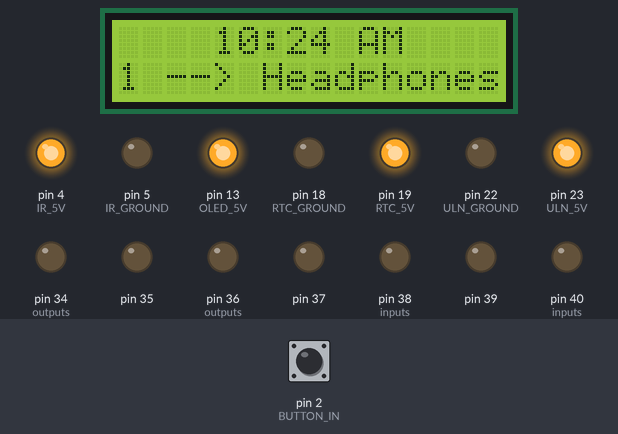
Bench run of a sketch on a simulated Arduino Mega 2560, built with avr-gcc and run on an emulated ATmega2560. On the bench: 16×2 character LCD, output pins drawn as LEDs (lit = HIGH). Inputs (shaded band) come from the test bench; at power-on: pin 2 (BUTTON_IN) LOW. The local clock reads 2024-03-15 10:24:30 at power-on unless the sketch sets it; pins used as bus, display or sensor lines are not drawn; what the sketch prints to the serial monitor is not drawn.

Above: at 1.8 s.
1.9 s: pin 2 (BUTTON_IN) pulled HIGH for 0.15 s
At 3.7 s:
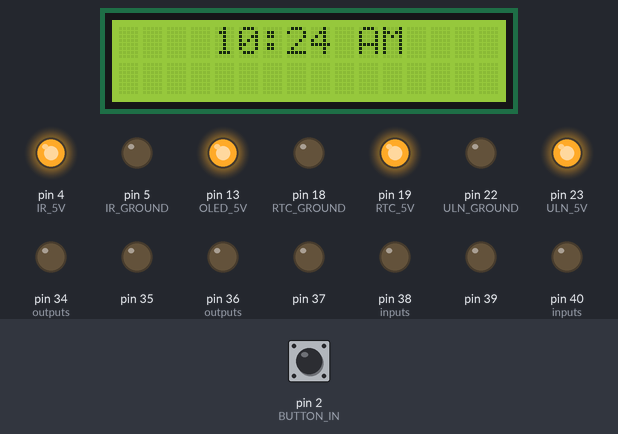
4.2 s: pin 2 (BUTTON_IN) pulled HIGH for 1 s
At 5.6 s:
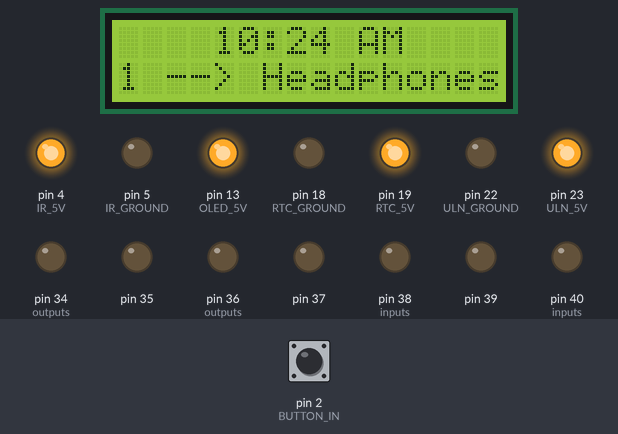
6.7 s: pin 2 (BUTTON_IN) pulled HIGH for 3.2 s
At 30.7 s:
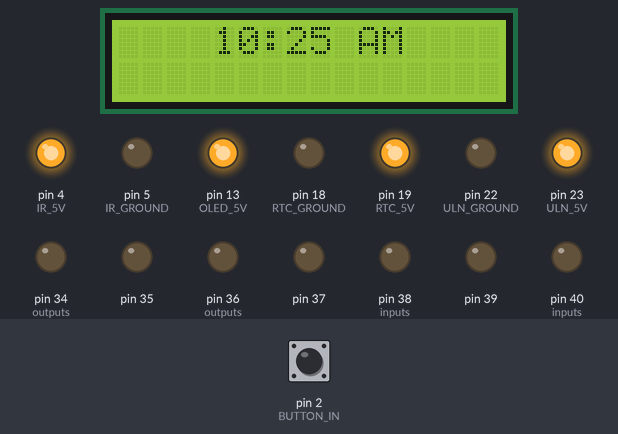
Timing chart, 0 to 31.6 s (numbered marks = the images above; inputs shaded):
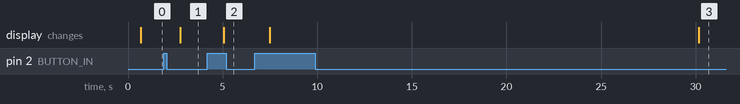

Measured:
- after the input at 1.9 s, the display: changes after 0.85 s (image 1)
- after the input at 4.2 s, the display: changes after 0.85 s (image 2)
- after the input at 6.7 s, the display: first changes after 0.79 s (image 3 shows a later state)

The sketch:

mega_preamp.ino
```cpp
#include "Arduino.h"
#include <Wire.h>
#include <Adafruit_CharacterOLED.h>
#include <IRremote.h>
#include <DS1307RTC.h>
#include <Time.h>

#define USE_LCD 1
#define USE_SERIAL 1

/* Pin counts
 Volume: 1 in, read level from THAT2180
 Power button: 1 in, read. 2 power.
 OLED: 2 power, 7 data
 In select: 8 data
 Out select: 4 data
 IR: 1 in
 RTC: 5 in a row
 Total: 3 in, 4 power, 24 data
 */


/* IO Pins
 No pin numbers can be defined twice in this section!
 */

// --L293D volume control
// --currently the CW and CCW control wires are both green
#define VOL_CW A4
#define VOL_CCW A5
#define VOL_PIN A2 //what is this?

// --IR
#define IR_PIN 3
#define IR_5V 4
#define IR_GROUND 5

// --OLED pins with pin #s
#define OLED_5V 13
// -- OLED Ground goes to a ground pin
#define OLED_RS 6   //4
#define OLED_RW 7   //5
#define OLED_E 8    //6
#define OLED_DB4 9  //11
#define OLED_DB5 10  //12
#define OLED_DB6 11 //13
#define OLED_DB7 12 //14

// --SSR
#define SSR_5V 53 //white wire
#define SSR_GROUND 52 //blue wire

// --RTC pins. Not much choice, we need SCA/SCL
#define RTC_GROUND 18
#define RTC_5V 19

// --power button
// --the button signal goes to any interrupt pin
#define BUTTON_5V A0
#define BUTTON_GROUND A1
#define BUTTON_IN 2

// --the ULN2803A darlington arrays
#define ULN_GROUND 22
#define ULN_5V 23


// --I/O relays
// --The power pins are technically to the darlington arrays, not the relays
#define IO_5V 50
#define IO_GROUND 52

/* end IO pin assignments */

/* *** Relay pin assignments *** */

#define IN_RELAY_1 38
#define IN_RELAY_2 40
#define IN_RELAY_3 44
#define IN_RELAY_4 46

#define OUT_RELAY_1 34
#define OUT_RELAY_2 36

// --define these ports to keep the ULN from drawing too much current
// --(may actually not be needed?)
#define UNUSED_RELAY_1 42
#define UNUSED_RELAY_2 44

/* *** end relay pin assignments *** */

/* Audio IO */
// --Don't forget to define the relays
#define NUM_INPUTS 4
#define NUM_OUTPUTS 2
#define NUM_DUMMIES 2

/* IR - NEC Command Codes */
#define IR_REPEAT 0xFFFFFFFF
#define IR_NONE 0
#define IR_ENTER 0x1CE3B04F
#define IR_MUTE 0x1CE320DF
#define IR_POWER 0x1CE3807F
#define IR_RIGHT 0x1CE352AD
#define IR_LEFT 0x1CE3926D
#define IR_UP 0x1CE3D02F
#define IR_DOWN 0x1CE3F00F
#define IR_MENU 0x1CE350AF
#define IR_BACK 0x1CE322DD
#define IR_EXIT 0x1CE3E01F
#define IR_VOL_DOWN 0x1CE308F7
#define IR_VOL_UP 0x1CE330CF
#define IR_CHANNEL_UP 0x1CE318E7
#define IR_CHANNEL_DOWN 0x1CE338C7

// -- power button input
#define BUTTON_POWER 100

// -- no command
#define NO_COMMAND 0

#define DIR_DOWN -1
#define DIR_UP 1
#define DIR_NONE 0

#define MAX_VOLUME 255
// --how long does the volume pot activate for? in milliseconds
#define VOL_CHANGE_DELAY 250

#define R_SELECT 0
#define R_DESELECT 1

#define M_MUTE 0
#define M_UNMUTE 1
#define M_TOGGLE 2

/* *** CLASS DEFINITIONS *** */

class Relay {
  /* All relays should be wired with consecutive ports.
   The right pin is the reset pin, and should be wired to the first port.
   So: drop the first pin to reset a relay, drop the second pin to set it.

   Note that we don't bother to code the set pin, since it's always reset + 1.

   Physically, the input relays are selected when they're in their reset condition.
   */

public:
  byte pin;
  void toggle(byte dir);
  void mute(byte dir);
  boolean is_mute;
  Relay(byte p);
};

Relay::Relay(byte p) {
  pin = p;
  is_mute = false;
};

void Relay::toggle(byte dir) {
  Serial.print("  * Toggle relay ");
  Serial.print(pin);
  if (dir == R_SELECT) {
    Serial.println(", select.");
    digitalWrite(pin, HIGH);
    delay(3);
    digitalWrite(pin, LOW);
  }
  else {
    Serial.println(", deselect.");
    digitalWrite(pin+1, HIGH);
    delay(3);
    digitalWrite(pin+1, LOW);
  }
};

void Relay::mute(byte dir) {
  byte new_mute;
  switch(dir) {
  case M_TOGGLE:
    new_mute = !is_mute;
    break;
  case M_MUTE:
    new_mute = true;
    break;
  case M_UNMUTE:
    new_mute = false;
    break;
  }
  if (new_mute) {
        Serial.println("Muting.");
        toggle(R_DESELECT);
        is_mute = true;
  }
  else {
        Serial.println("Unmuting.");
        toggle(R_SELECT);
        is_mute = false;
  }

}


/* *** Global objects *** */

IRrecv ir_receiver(IR_PIN);
decode_results ir_command;

Adafruit_CharacterOLED lcd(OLED_V2, OLED_RS, OLED_RW, OLED_E, OLED_DB4, OLED_DB5, OLED_DB6, OLED_DB7);

byte input = 0;
byte output = 0;
byte volume;
long last_command = 0;
boolean amp_on = true;
volatile boolean button_command = false;

// --This is global so we can change it in the volume function or the loop.
byte volume_pin;
boolean alps_is_on = false;
boolean turn_alps_off = true;

// --Note that the relays are all initialized when they're defined
Relay inputs[NUM_INPUTS] = {
  Relay(IN_RELAY_1),
  Relay(IN_RELAY_2),
  Relay(IN_RELAY_3),
  Relay(IN_RELAY_4)
  };

Relay outputs[NUM_OUTPUTS] = {
  Relay(OUT_RELAY_1),
  Relay(OUT_RELAY_2)
  };

Relay dummy_relays[NUM_DUMMIES] = {
  Relay(UNUSED_RELAY_1),
  Relay(UNUSED_RELAY_2)
  };

void setup() {
    Wire.begin();
    Serial.begin(9600);
    Serial.println("Serial started.");

    pinMode(OLED_5V, OUTPUT);
    digitalWrite(OLED_5V, HIGH);
    lcd.begin(16, 2);
    //lcd.print("Boot time.");
    Serial.println("Started LCD.");

    pinMode(BUTTON_GROUND, OUTPUT);
    digitalWrite(BUTTON_GROUND, LOW);
    pinMode(BUTTON_5V, OUTPUT);
    pinMode(BUTTON_IN, INPUT);
    digitalWrite(BUTTON_5V, HIGH);
    Serial.println("Started power button.");

    pinMode(RTC_GROUND, OUTPUT);
    digitalWrite(RTC_GROUND, LOW);
    pinMode(RTC_5V, OUTPUT);
    digitalWrite(RTC_5V, HIGH);

    //rtc.begin();
    setSyncProvider(RTC.get);
    Serial.println("Started RTC.");

    pinMode(IR_GROUND, OUTPUT);
    digitalWrite(IR_GROUND, LOW);
    pinMode(IR_5V, OUTPUT);
    digitalWrite(IR_5V, HIGH);
    ir_receiver.enableIRIn();
    Serial.println("Started IR.");

    pinMode(VOL_CW, OUTPUT);
    pinMode(VOL_CCW, OUTPUT);
    digitalWrite(VOL_CW, HIGH);
    digitalWrite(VOL_CCW, HIGH);
    Serial.println("L293D initialized.");

    pinMode(ULN_GROUND, OUTPUT);
    digitalWrite(ULN_GROUND, LOW);

    for (byte r = 0; r < NUM_DUMMIES; r++) {
      Serial.print("Initializing dummy relay ");
      Serial.println(r);
      pinMode(dummy_relays[r].pin, OUTPUT);
      pinMode(dummy_relays[r].pin + 1, OUTPUT);
      //digitalWrite(dummy_relays[r].pin, HIGH);
      //digitalWrite(dummy_relays[r].pin+1, HIGH);
    }

    for (byte r = 0; r < NUM_INPUTS; r++) {
      Serial.print("Initializing input ");
      Serial.println(r);
      pinMode(inputs[r].pin, OUTPUT);
      pinMode(inputs[r].pin + 1, OUTPUT);
      //digitalWrite(inputs[r].pin, HIGH);
      //digitalWrite(inputs[r].pin+1, HIGH);
      inputs[r].toggle(R_DESELECT);
    }
    inputs[0].toggle(R_SELECT);
    Serial.println("Inputs initialized.");

    for (byte r = 0; r < NUM_OUTPUTS; r++) {
      Serial.print("Initializing output ");
      Serial.println(r);
      pinMode(outputs[r].pin, OUTPUT);
      pinMode(outputs[r].pin + 1, OUTPUT);
      //digitalWrite(outputs[r].pin, HIGH);
      //digitalWrite(outputs[r].pin+1, HIGH);
      outputs[r].toggle(R_DESELECT);
    }
    outputs[0].toggle(R_SELECT);
    Serial.println("Outputs initialized.");

    pinMode(ULN_5V, OUTPUT);
    digitalWrite(ULN_5V, HIGH);

    pinMode(SSR_5V, OUTPUT);
    pinMode(SSR_GROUND, OUTPUT);
    digitalWrite(SSR_GROUND, LOW);
    Serial.println("Started SSR.");

    // --initial SSR turn-on, bypassing toggle_amp()
    digitalWrite(SSR_5V, HIGH);

    attachInterrupt(0, button_pushed, RISING);
    Serial.println("Interrupts attached.");

    Serial.println("Startup finished.");
    update_display();

  }

void loop() {
  long next_command = NO_COMMAND;
  if (button_command) {
    next_command = BUTTON_POWER;
    button_command = false;
  }
  else if (ir_receiver.decode(&ir_command)) {
    if (ir_command.decode_type == 1) {
      next_command = ir_command.value;
      Serial.println(ir_command.decode_type);
      Serial.println("");
    }
    ir_receiver.resume();
  }

  dispatch(next_command);
  next_command = NO_COMMAND;

  if (alps_is_on && turn_alps_off) {
    // If we're done changing volume, turn the motor off
    digitalWrite(volume_pin, HIGH);
    alps_is_on = false;
  }
  update_display();

  //pause for a beat, keeps the IR from getting confused
  //might be able to tune this down to something between 100 and 50.
  delay(100);

}

// -- button interrupt
void button_pushed () {
  button_command = true;
}


void update_display() {
    time_t t_now = now();
    char line1[16];
    char line2[16];
    char out_status[10];

    sprintf(line1, "    %2d:%02d %cM    ", hourFormat12(t_now), minute(t_now), (isAM(t_now)) ? ('A'):( 'P'));
    lcd.setCursor(0, 0);
    lcd.print(line1);

    if (outputs[output].is_mute) {
      sprintf(out_status, "Mute (%c)", (output == 0) ? 'H':'S');
    }
    else {
      sprintf(out_status, "%s", (output == 0) ? "Headphones":"Speakers");
    }

    if (amp_on) {
        sprintf(line2, "%d --> %-10s", input+1, out_status);
    }
    else {
        sprintf(line2, "%16c", ' ');
    }

    lcd.setCursor(0, 1);
    lcd.print(line2);
}

void send_info() {
    Serial.println("Put diagnostic stuff here.");
}


void dispatch(unsigned long code)
{
  turn_alps_off = true;

  switch (code) {
  case NO_COMMAND:
    // --nothing happening
    break;
  case IR_ENTER:
    break;
  case IR_MUTE:
    if (amp_on) {
        outputs[output].mute(M_TOGGLE);
    }
    break;
  case BUTTON_POWER:
  case IR_POWER:
    toggle_amp();
    break;
  case IR_RIGHT:
    break;
  case IR_LEFT:
    break;
  case IR_UP:
    if (amp_on) {
        change_output(DIR_UP);
    }
    Serial.println("Output up");
    break;
  case IR_DOWN:
    if (amp_on) {
        change_output(DIR_DOWN);
    }
    Serial.println("Output down");
    break;
  case IR_MENU:
    send_info();
    break;
  case IR_BACK:
    break;
  case IR_EXIT:
    break;
  case IR_VOL_DOWN:
    if (amp_on) {
        change_volume(DIR_DOWN);
    }
    Serial.println("Vol down");
    break;
  case IR_VOL_UP:
    if (amp_on) {
        change_volume(DIR_UP);
    }
    Serial.println("Vol up");
    break;
  case IR_CHANNEL_UP:
    if (amp_on) {
        change_input(DIR_UP);
    }
    Serial.println("Channel up");
    break;
  case IR_CHANNEL_DOWN:
    if (amp_on) {
        change_input(DIR_DOWN);
    }
    Serial.println("Channel down");
    break;
  case IR_REPEAT:
    /* We don't do anything, because the only thing that repeats is volume.
     We just need to get to this point in order to keep the volume changing
     if the button is still being pressed.
     */
    turn_alps_off = false;
    break;
  }
  last_command = code;
}


void toggle_amp() {
  // --make sure the output is muted when the power changes

  if (amp_on) {
    // turn off the SSR, change the world state
    amp_on = false;
    outputs[output].mute(M_MUTE);
    delay(200);
    digitalWrite(SSR_5V, LOW);
    Serial.println("Power off");
  }
  else {
    // turn the SSR on
    amp_on = true;
    digitalWrite(SSR_5V, HIGH);
    delay(200);
    outputs[output].mute(M_UNMUTE);
    Serial.println("Power on");
  }

  // --pause half a second so we can't toggle back and forth too quickly
  delay(500);
}


void change_volume(byte dir) {
  /* Toggle the volume pot motor on.
   We let it go until no command is received by the loop.
   Then we turn the motor off.

   Side note: Right now the THAT2180s are wired backwards so that counter-clockwise
   on the pot means higher volume, not lower.
   */
        (dir == DIR_UP) ? (volume_pin = VOL_CCW):(volume_pin = VOL_CW);
        alps_is_on = true;
        turn_alps_off = false;
        digitalWrite(volume_pin, LOW);
}


void change_output(byte dir) {
    if (!outputs[output].is_mute) {
        byte new_output;
        if (dir == DIR_UP) {
            new_output = (output + 1) % NUM_OUTPUTS;
        }
        else  {
            if (output == 0) {
                new_output = NUM_OUTPUTS - 1;
            }
            else {
                new_output = output - 1;
            }
        }
        for (byte r = 0; r < NUM_OUTPUTS; r++) {
            if (r != new_output) {
                outputs[r].toggle(R_DESELECT);
            }
        }
        outputs[new_output].toggle(R_SELECT);
        output = new_output;
    }
}


void change_input(byte dir) {
    Serial.println("Channel change.");
        byte new_input;
        if (dir == DIR_UP) {
            new_input = (input + 1) % NUM_INPUTS;
        }
        else  {
            new_input = (input == 0) ? NUM_INPUTS - 1 : input - 1;
        }

        for (byte r = 0; r < NUM_INPUTS; r++) {
            if (r != new_input) {
                inputs[r].toggle(R_DESELECT);
            }
        }
        inputs[new_input].toggle(R_SELECT);
        input = new_input;
        Serial.println("Done");
}
```
